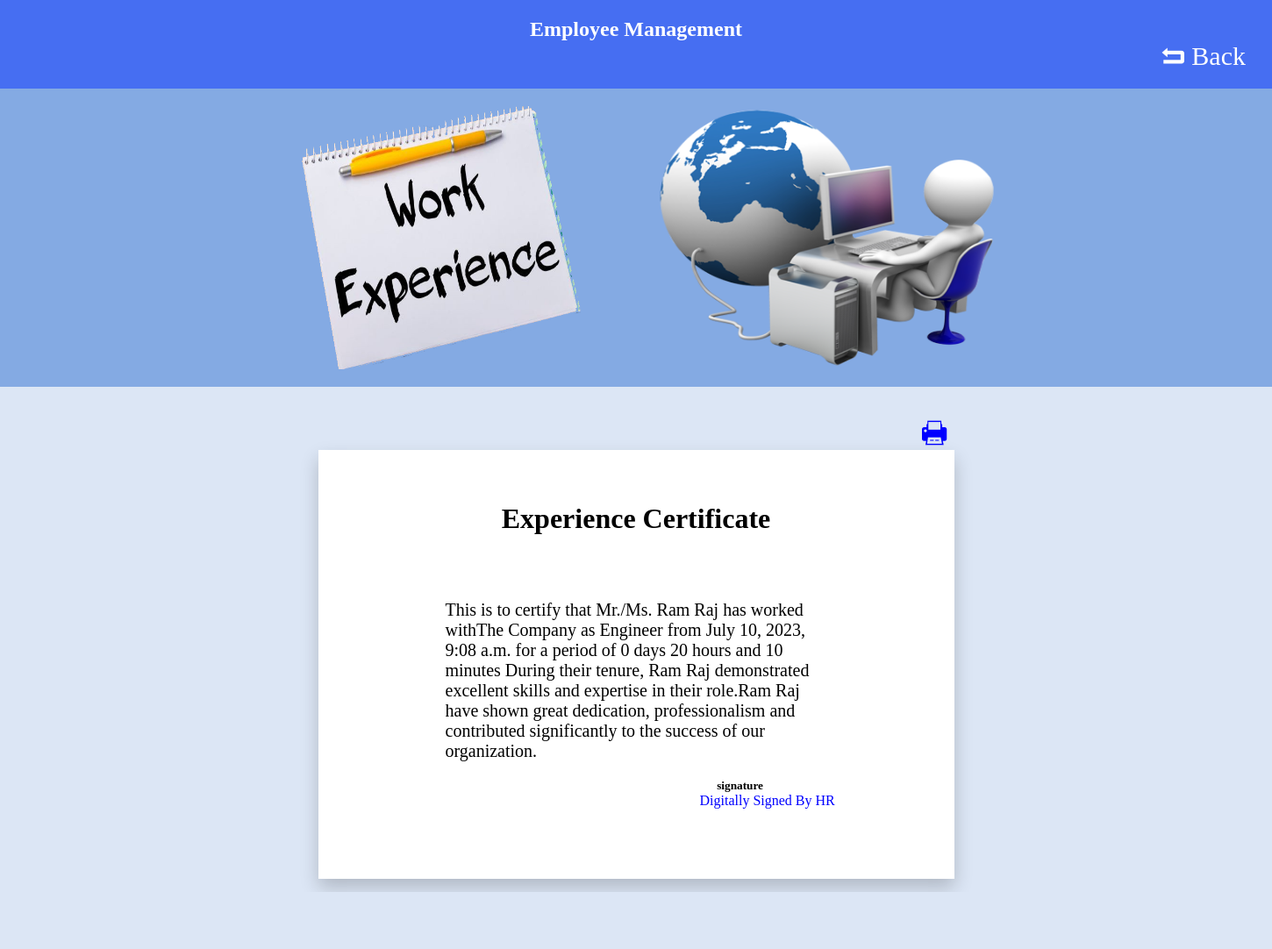
The app's page /exp/7/ (signed in) with its own data.
### app/models.py (models this page shows, shortened)
class Employee(models.Model):
    employee_name = models.CharField(max_length=100)
    photo = models.ImageField(upload_to='pics')
    designation = models.CharField(max_length=150)
    qualification = models.CharField(max_length=150)
    address = models.CharField(max_length=150)
    remarks = models.TextField(default='')
    salary = models.IntegerField()
    Status = models.BooleanField(default=False)
    created = models.DateTimeField(auto_now_add=True)
    phone = models.IntegerField()
    email = models.EmailField()

### app/views.py (the view)
# urls.py: path('exp/<int:pk>/', Exp.as_view(), name='exp'),
class Exp(LoginRequiredMixin, DetailView):
    model = Employee
    template_name = 'exp.html'

### app/templatetags/custom_filters.py (called while the page is built)
@register.filter
def calculate_experience(created):
    now = timezone.now()
    experience = now - created
    days = experience.days
    hours, remainder = divmod(experience.seconds, 3600)
    minutes, seconds = divmod(remainder, 60)
    return f" {days} days {hours:02d} hours and {minutes:02d}  minutes"

### app/templates/exp.html (shortened to what this page needs)
{% load static%}
{% load custom_filters %}
<!DOCTYPE html>
<html lang="en">
<head>
    <link rel="stylesheet" href="/media/font/fontello.css" type="text/css">
</head>
<body style="background: #dce6f5">
<nav style=" width: 100%; background: #466EF2 ; padding-top: 20px; padding-bottom: 20px; text-align: right; padding">
<h1 style="color: white; text-align: center;">Employee Management</h1>
    <a href="{% url 'employee' %}"class="icon-back" >Back </a>
</nav>
<section style=" width: 100%; background: #84aae3; padding-top: 20px; padding-bottom: 20px;padding-left: 20%; text-align: center; display: flex; ">
    <img src="/media/images/exp.png" alt="img" height="300px;" width="30%">
    <img src="/media/images/exper.png" alt="img" height="300px;" width="30%">
</section>
<br>
<br>
 <butto style="margin-left: 72%; font-size: 30px;color: blue;" class="icon-print" id="exp"  onclick="printform('print')"></butto>
<div style="margin-top: 2px;" >
    <form action="" id="print"  style="background: white;margin-right: 25%; margin-left: 25%;padding-top: 60px;box-shadow: 0 10px 20px rgba(0, 0, 0, 0.2); ">
        <h1 style="text-align: center;">Experience Certificate</h1>
        <br>
        <br>
        <br>
                 <div style="margin-right: 20%;margin-left: 20%; font-size: 20px; padding-bottom: 20px;padding-top: 20px;">  This is to certify that Mr./Ms. {{employee.employee_name}} has
    worked withThe Company  as {{employee.designation}} from {{employee.created}} for
    a period of {{ employee.created|calculate_experience }} During their tenure,
    {{employee.employee_name}} demonstrated excellent skills and expertise in their
    role.{{employee.employee_name}} have shown great dedication, professionalism and
    contributed significantly to the success of our organization.
                     </div>
                                                      <h5 style="text-align: right; margin-right: 30%">signature</h5>
            <p style="color:blue;margin-left: 60%; padding-bottom: 80px;" >Digitally Signed By HR</p>
    </form>
</div>
<footer>
    <div style="background: #84aae3; text-align: center;color: white; margin-top: 2%; padding-top: 1%;padding-bottom: 1%;">
        <h3 >2023 All Rights Received</h3>
    </div>
</footer>
</body>
</html>

### app/templates/exp.html (style rules this page uses)
* { margin: 0; }
.icon-back { color: white; font-size: 30px; text-decoration: none; padding-right: 30px; }

### records on screen
Employee: employee_name "Ram Raj", designation "Engineer", created "July 10, 2023, 9:08 a.m.", created|calculate_experience "0 days 20 hours and 10 minutes"
